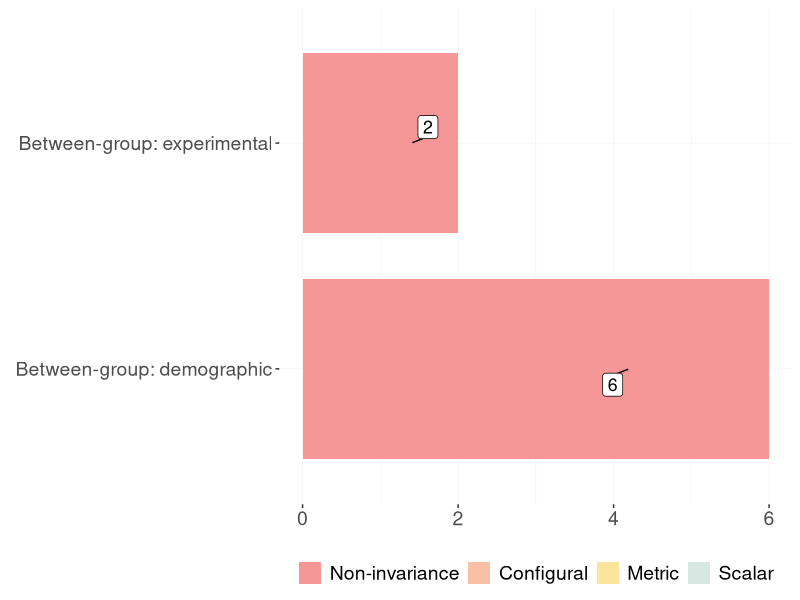

The R source for this figure:
### THE DIRE DISREGARD OF MEASUREMENT INVARIANCE TESTING ###
### This is code to make Figures X, X, and X.

# Install and load packages/data ------------------------------------------

# `readxl` to load data files
#install.packages("readxl")
library(readxl)

# `ggplot2` to plot figures
#install.packages("ggplot2")
library(ggplot2)

# `dplyr` for data handling (filter function)
#install.packages("dplyr")
library(dplyr)

# `ggrepel` for labels in Figure 2
#install.packages("ggrepel")
library(ggrepel)

# Don't use scientific notation
options(scipen=999) 

# Load data
df1 <- read_excel("../data/codebook-main-step1.xlsx")
df2 <- read_excel("../data/codebook-main-step2step3.xlsx")
df4 <- read_excel("../data/codebook-main-step4.xlsx")

# Barplots cat_group stacked ----------------------------------------------
# Make some variables numeric
df2$mitest_step3 <- as.numeric(df2$mitest_step3)
df2$milevel_step3 <- as.numeric(df2$milevel_step3)
df4$milevel_step4 <- as.numeric(df4$milevel_step4)

# Sample: comparisons we could test for MI
# Step 2+3: 4 comparisons 
# Step 4: 174 comparisons
df2 <- filter(df2, mitest_step2 == 1)            
df4 <- filter(df4, mitest_step4 == 1) 

# Variables of interest are milevel_step3 and milevel_step4.
# Combine the following variables from dataset 2+3 and dataset 4: cat_group, type_scale, mi_level
type <- c(df2$cat_group,df4$cat_group,df2$type_scale,df4$type_scale)
type <- c("Between-group: demographic","Between-group: experimental","Within-group: experimental","Scale: existing","Scale: modified")[match (type, c("dem","exp_misc","exp_time","0","1"))]
mi_level <- as.numeric(c(df2$milevel_step3,df4$milevel_step4,df2$milevel_step3,df4$milevel_step4))
mi_level <- c("Non-invariance","Configural","Metric","Scalar")[ match(mi_level, c(0,1,2,3))]
df <- as.data.frame(cbind(type,mi_level))

# Add frequencies to df
tab <- table("Type" = df$type, "Level" = df$mi_level)
tab <- as.data.frame(tab)
tab <- within(tab,
              Level <- factor(Level,levels=c("Non-invariance","Configural","Metric","Scalar")),
              Type <- factor(Type,levels=c("Between-group: demographic","Between-group: experimental","Within-group: experimental","Scale: existing","Scale: modified")))

# Relevel the mi_level factor
tab$Level <- relevel(tab$Level, "Non-invariance")

# We don't want to plot the 0%
tab <- tab %>% 
  mutate(Freq = replace(Freq, Freq == 0, NA))

# Remove the scale grouping variable
tab <- filter(tab, Type == "Between-group: demographic" | Type == "Between-group: experimental" | Type == "Within-group: experimental")

# Plot colors
cols <- c("#31a354", "#ffeda0", "#feb24c", "#f03b20")
cols <- c("#d5e8e1","#fae59e","#f8c1a6","#f69797")

# Plot
fig2 <- tab %>%
  arrange(Level) %>% 
  ggplot(aes(x = Type, y = Freq, label = Freq)) +
  geom_bar(stat = "identity", position = position_stack(reverse = TRUE), aes(fill = Level), width = 0.8) +
  geom_label_repel(aes(x = Type, label = Freq),
            colour = "#000000", position=position_stack(reverse = TRUE, vjust = 0.7), size = 4.5) + 
  theme(legend.title=element_blank()) +
  ylab(element_blank()) + 
  xlab(element_blank()) +
  theme(legend.text=element_text(size=14)) +
  theme(legend.position="bottom") +
  theme(legend.title=element_blank()) +
  theme(axis.text.x = element_text(size=14), axis.text.y = element_text(size=14)) +
  scale_fill_manual(values=rev(cols)) +
  theme(panel.background = element_rect(fill = "#ffffff"),
        panel.grid.major = element_line(linewidth = 0.2, linetype = 'solid', colour = "#f0f0f0"),
        panel.grid.minor = element_line(linewidth = 0.2, linetype = 'solid', colour = "#f0f0f0")) +
  coord_flip()

### Export PDF 3.5 x 10 inch landscape
#pdf("../submission/Figure2.pdf", width=10, height=3.5, compress=F)

### Export PNG or JPEG 600 dpi: 6000 x 2100px
#png("../submission/Figure2.png", width = 6000, height = 2100, res = 600)
jpeg("../submission/Figure2.jpg", width = 6000, height = 2100, res = 600, quality = 100)
print(fig2)
dev.off()
